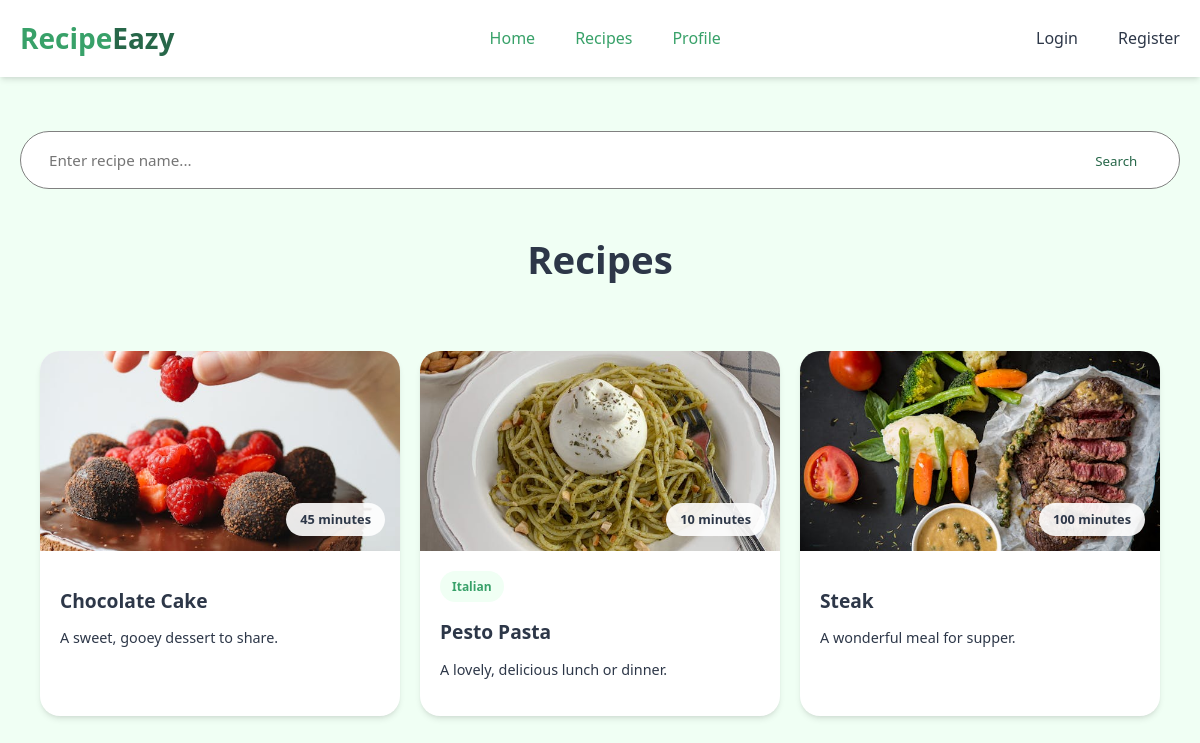
Page /recipes/recipe-list/ on the earlier database version.
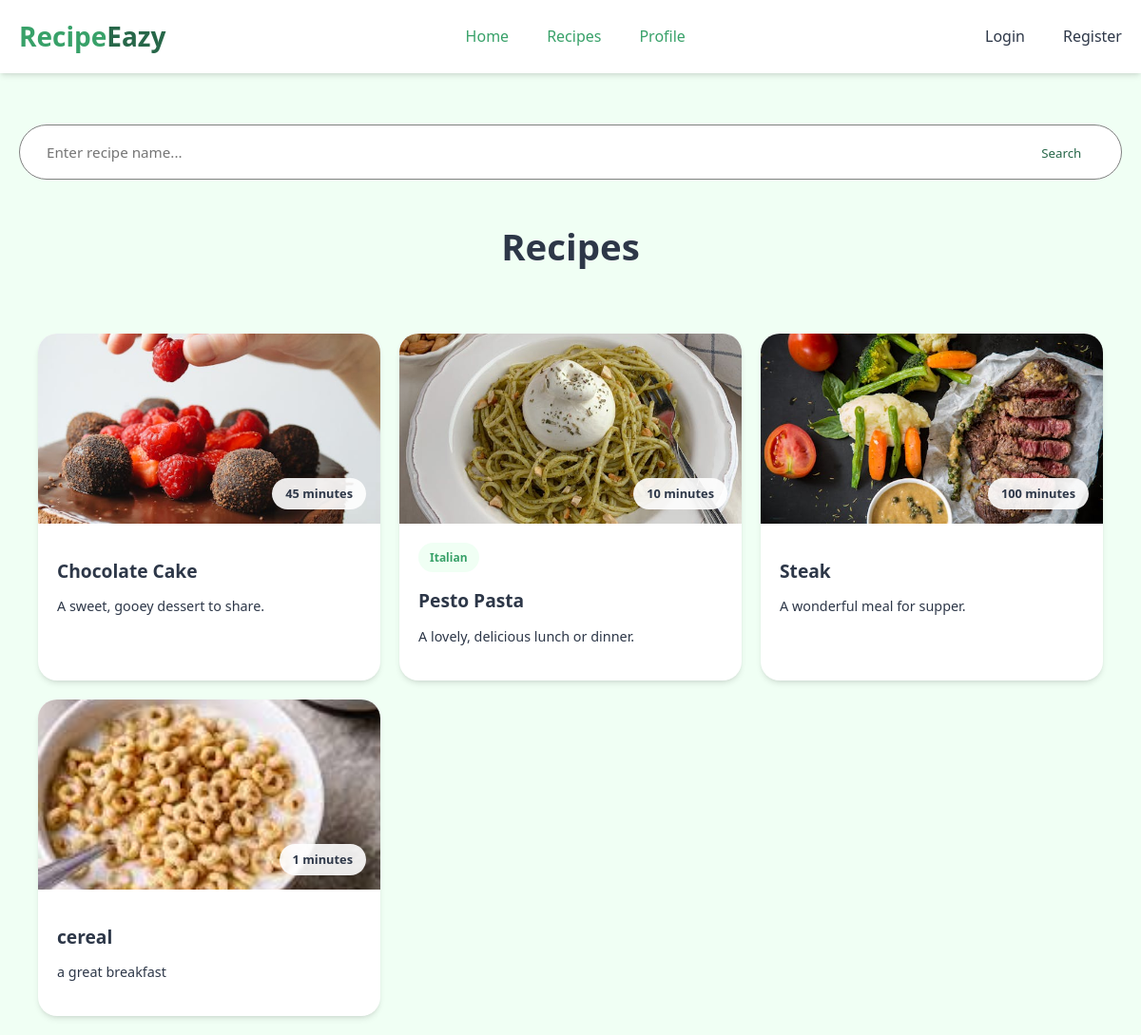
Same page on the later database version.
### recipes/models.py (models this page shows, shortened)
class Recipe(models.Model):
    title = models.CharField(max_length=30)
    description = models.TextField(default="")
    ingredients = models.TextField(default="", help_text="Separate ingredients with commas.")
    cook_time = models.PositiveIntegerField(help_text="Cooking time in minutes.")
    servings = models.PositiveIntegerField()
    method = models.TextField(default="")
    image = models.ImageField(upload_to="images/")
    cuisine = models.ManyToManyField(Cuisine)
    category = models.ManyToManyField(Category)
    options = {"easy":"easy","medium":"medium","hard":"hard","expert":"expert"}
    difficulty = models.CharField(max_length=250, choices = options, default = "easy")

class Cuisine(models.Model):
    name = models.CharField(max_length=250)

### recipes/views.py (the view)
# urls.py: path("recipe-list/", views.recipe_list, name = "recipe_list"),
def recipe_list(request):
    recipes = Recipe.objects.all()[:15]
    ingredients = []
    for recipe in recipes:
        ingredients.append(recipe.ingredients)
    return render(request,"recipes/recipe_list.html",{"recipes":recipes, "ingredients":ingredients})

### recipes/templates/recipes/recipe_list.html (shortened to what this page needs)
{%load static%}
<!DOCTYPE html>
<html lang="en">
<head>
    <link rel="stylesheet" href="{%static 'css/recipe_list.css'%}">
</head>
<body>
    <header id="header">
        <div class="container">
            <nav>
                <div class="logo">Recipe<span>Eazy</span></div>
                <div class="nav-links">
                    <a href="{%url 'index'%}" class="active">Home</a>
                    <a href="{%url 'recipe_list'%}" class ="active">Recipes</a>
                    <a href = "{%url 'profile'%}" class="active">Profile</a>
                </div>
                <div class="nav-links">
                    {%if not user.is_authenticated%}
                    <a href ="{%url 'login'%}">Login</a>
                    <a href="{%url 'register'%}">Register</a>
                    {%endif%}
                </div>
            </nav>
        </div>
    </header>
    <br>
    <br>
    <div class="container">
        <div class="search-bar">
            <form action="{% url 'search-recipe' %}" method="get">
                <input type="text" name="q" placeholder="Enter recipe name..." required>
                <button type="submit">Search</button>
            </form>
        </div>
        <div class="section-header">
            <h2>Recipes</h2>
        </div>
        {% if recipes %}
        <div class="recipe-grid">
            {% for recipe in recipes %}
            <a href="{% url 'recipe-detail' id=recipe.id %}">
                <div class="recipe-card">
                    <div class="recipe-img">
                        {% if recipe.image %}
                            <img src="{{ recipe.image.url }}" alt="{{ recipe.title }}">
                        {% endif %}
                        <div class="recipe-time">{{recipe.cook_time}} minutes</div>
                    </div>
                    <div class="recipe-content">
                        <div class="recipe-tags">
                            {%for cuisine in recipe.cuisine.all%}
                                    {%if cuisine.name != "none" %}
                                        <span class="recipe-tag">{{cuisine.name}}</span>
                                    {%endif%}
                                {%endfor%}
                        </div>
                        <h3 class="recipe-title">{{recipe.title}}</h3>
                        <p class="recipe-desc">{{recipe.description}}</p>
                    </div>
                </div>
            </a>
            {% endfor %}
        </div>
        {% else %}
        <div class="no-results">
            <p>No recipes found matching your search criteria. Try different keywords.</p>
        </div>
        {% endif %}
    </div>
</body>
</html>

Differences in the rows shown:
added Recipe: image (picture), cook_time "1", title "cereal", description "a great breakfast"
